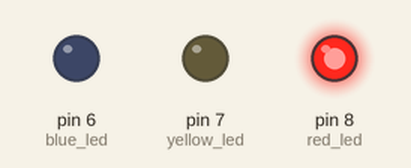
Simulated run of this sketch. Board: Arduino Uno, built with avr-gcc and run on an emulated ATmega328P. On the bench: output pins drawn as LEDs (lit = HIGH).

Above: at 0.12 s.
At 1.37 s:
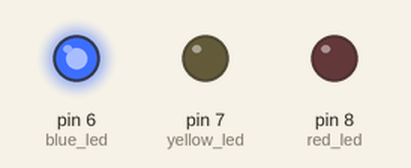
At 2.62 s:
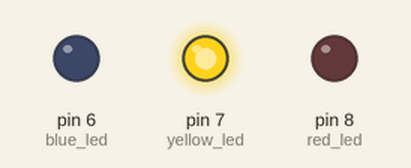
Timing chart, 0 to 3.0 s (numbered marks = the images above):
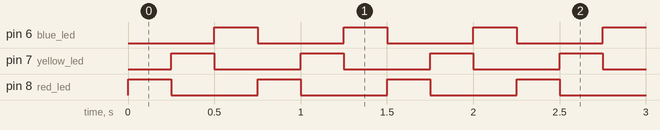

Measured:
- by itself, pin 6 (blue_led), pin 7 (yellow_led), pin 8 (red_led): alternates HIGH for 0.25 s and LOW for 0.50 s
- by itself, everything shown: repeats every 0.75 s, in 3 steps

The sketch:

Mesafe_project.ino
```cpp
#define red_led 8
#define yellow_led 7
#define blue_led 6

void setup() {
  pinMode(red_led,OUTPUT);
  pinMode(yellow_led,OUTPUT);
  pinMode(blue_led,OUTPUT);
}

void loop() {
  digitalWrite(red_led,HIGH);
  delay(250);
  digitalWrite(red_led,LOW);
  digitalWrite(yellow_led,HIGH);
  delay(250);
  digitalWrite(yellow_led,LOW);
  digitalWrite(blue_led,HIGH);
  delay(250);
  digitalWrite(blue_led,LOW);

}
```
